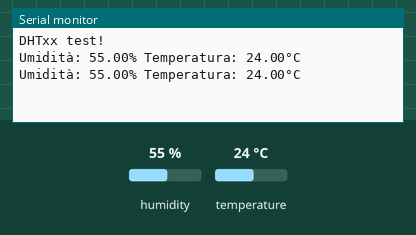
Bench run of a sketch on a simulated Arduino Uno, built with avr-gcc and run on an emulated ATmega328P. Parts: the last lines printed to the serial monitor. The inputs (shaded band) are chosen by the test bench; at power-on: humidity 55 %, temperature 24 °C.

Above: at 4.8 s.
4.9 s: humidity set to 22 %
At 6.4 s:
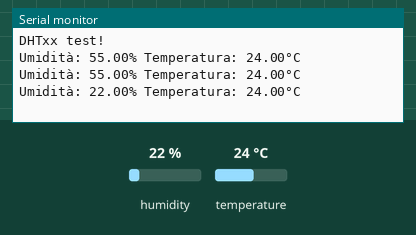
7.9 s: temperature set to 12 °C
At 8.8 s:
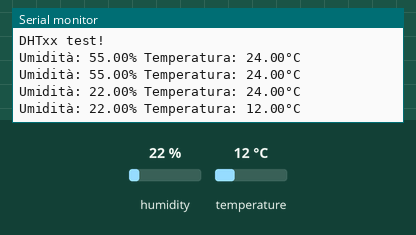
10.9 s: humidity set to 40 %
At 13.6 s:
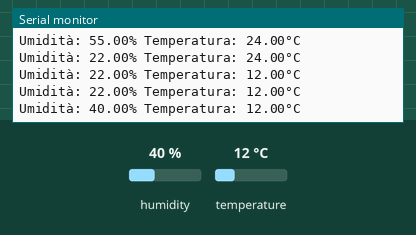
Timing chart, 0 to 15.1 s (numbered marks = the images above; inputs shaded):
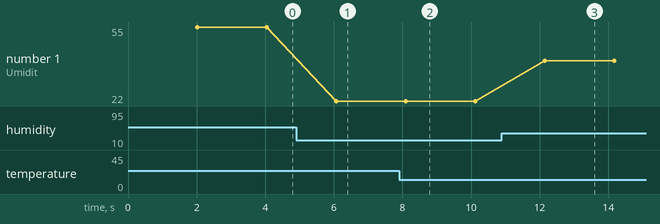

The sketch:

sensoreTemp_1.ino
```cpp
#include "DHT.h"

#define DHTPIN 2

#define DHTTYPE DHT11   // DHT 11

// Inizializza il sensore DHT.
// Nota che le versioni precedenti di questa libreria hanno utilizzato un terzo parametro facoltativo
// modifica i tempi per processori più veloci. Questo parametro non è più necessario
// mentre l'attuale algoritmo di lettura DHT si adatta per lavorare su processi più veloci
DHT dht(DHTPIN, DHTTYPE);

float humidity;
float temperature;

void setup() {
  Serial.begin(9600);
  Serial.println(F("DHTxx test!"));

  dht.begin();
}

void loop() {
  //aspetta due secondi per la misurazione
  delay(2000);
  readSensor();
  Serial.println(stampa());

}


void readSensor(){
  humidity = dht.readHumidity();
  // lettura celsius di default
   temperature = dht.readTemperature();

  // verificare che la lettura non fallisca
  if (isnan(humidity) || isnan(temperature)) {
    Serial.println(("Failed to read from DHT sensor!"));
    return;
  }
}

String stampa(){
 return "Umidità: " + (String)humidity + "% " + "Temperatura: " + (String)temperature + "°C ";
}
```

Measured:
- after the input at 4.9 s, the serial monitor: prints a new line after 1.2 s (image 1)
- after the input at 7.9 s, the serial monitor: prints a new line after 0.20 s (image 2)
- after the input at 10.9 s, the serial monitor: prints a new line after 1.2 s (image 3)
- plotted number 1: 55 → 22 after the input at 4.9 s, 22 → 40 after the input at 10.9 s
